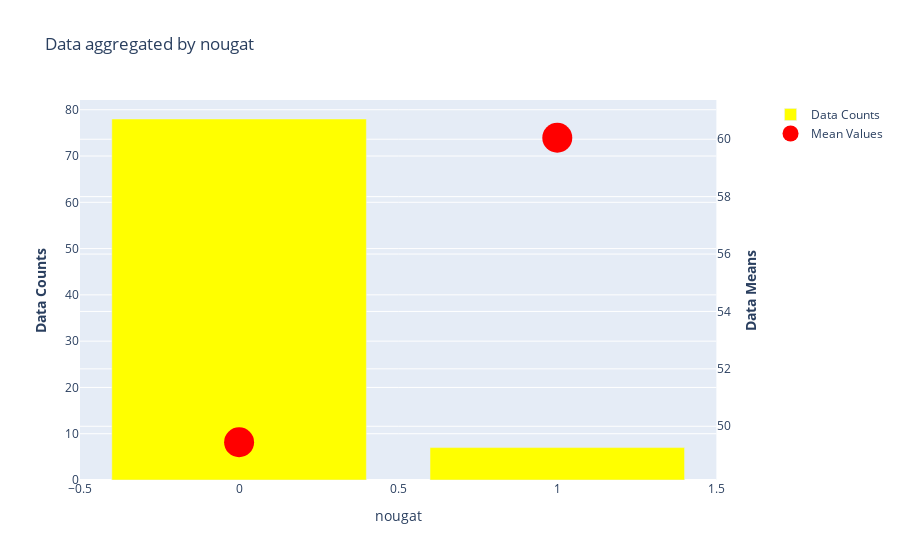

The code cell stored with this chart in its notebook:
### Markdown cell above
Peanuty-almondy candy seems to be very popular on average.

### Nougat

### Code cell
plots.investigate_categoric_variable(df_candy, response, ['nougat'], ["Unknown"])

### Figure 1 — Plotly figure (JSON) as saved in the notebook; plotly's stock layout.template omitted (floating-point values rounded to 4 significant figures)
{"data": [{"marker": {"color": "yellow"}, "name": "Data Counts", "type": "bar", "x": [0, 1], "xaxis": "x", "y": [78, 7], "yaxis": "y"}, {"marker": {"color": "red", "size": 30}, "mode": "markers", "name": "Mean Values", "type": "scatter", "x": [0, 1], "xaxis": "x", "y": [49.44, 60.05], "yaxis": "y2"}], "layout": {"title": {"text": "Data aggregated by nougat"}, "xaxis": {"anchor": "y", "domain": [0, 0.94], "title": {"text": "nougat"}}, "yaxis": {"anchor": "x", "domain": [0, 1], "title": {"text": "<b>Data Counts</b>"}}, "yaxis2": {"anchor": "x", "overlaying": "y", "side": "right", "title": {"text": "<b>Data Means</b>"}}}}
